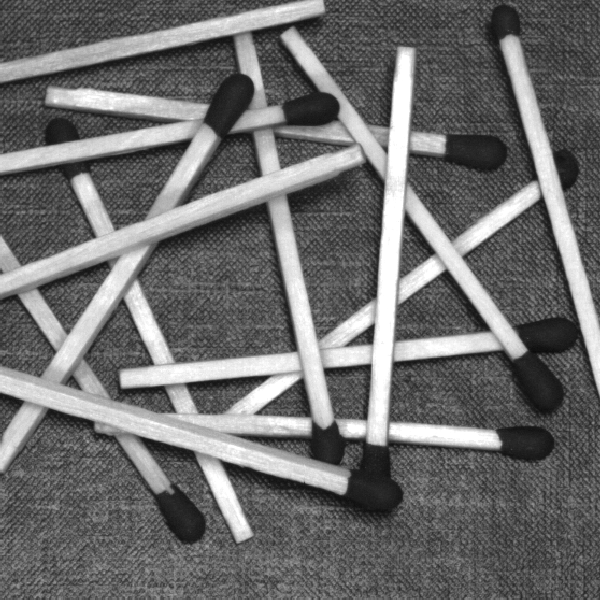
%> input picture Codes for Exercise 8/5.1.tif, 600 x 600 px
$ octave 5.m   (GNU Octave 9; MATLAB toolbox functions it lacks are replaced by stand-ins)
%> lines starting %> are read from the running program, lines starting %| are printed output that depends on the picture
%in barnamei baraye S(r),S(teta) SPECTRAL APPROACH ast,BARAYE
%EJRAYE BARNAME HAME BARNAME RA ENTEKHAB KARDE(Ctrl+A & Ctrl+C)VA DAR Command
%Window MATLAB PASTE KONID.
clc
clear all;
close all;
Img = imread('5.1.tif');
%> Img is the input picture: size 600x600 uint8; min 11, max 255, mean 109.5
%Img = imread('5.2.tif');
figure;
imshow(Img); title('tasvire vorudi');
%tabdil Fourier
Fourier = ifftshift(fft2(Img));
[M, N] = size(Fourier);
%> M = 600; N = 600
[ux, uy] = meshgrid(([1:N]-(fix(N/2)+1))/(N-mod(N,2)),([1:M]-(fix(M/2)+1))/(M-mod(M,2)));

%tabdil be mokhtasate ghotbi
teta = atan2(uy,ux);
radian = sqrt(ux.^2 + uy.^2);
Fourierr = Fourier .* teta;
radiancoords = linspace(0,sqrt(ux(1,1)^2 + uy(1,1)^2),M);
%> radiancoords = 600 values from 0 to 0.707
tetacoords = linspace(0,2*pi,N);
%> tetacoords = 600 values from 0 to 6.28
[radiani,tetai] = meshgrid(radiancoords,tetacoords);
[x,y] = pol2cart(tetai,radiani);
Fourierp = interp2(ux,uy,abs(Fourierr),x,y);
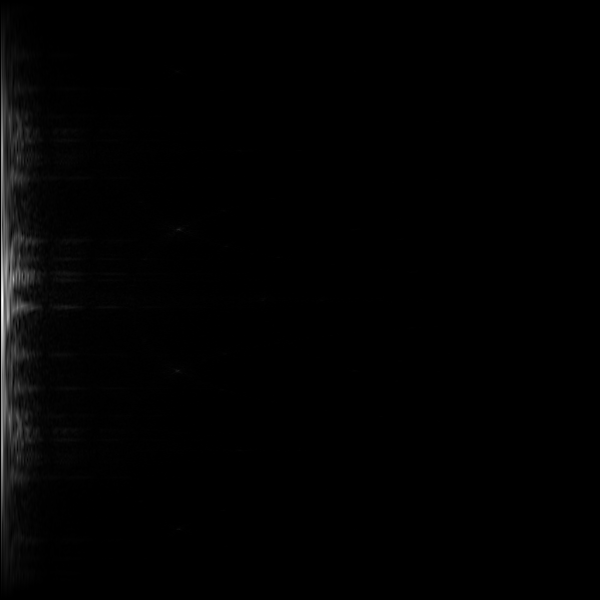
%> Fourierp: size 600x600 double; 20.84% of the values are NaN or infinite; the others: min 0, max 6413387.2, mean 80873.2; drawn with min black, max white, NaN and infinite black
figure;
imagesc(Fourierp); title('fourier ghotbi');
%> after `title('fourier ghotbi')`:
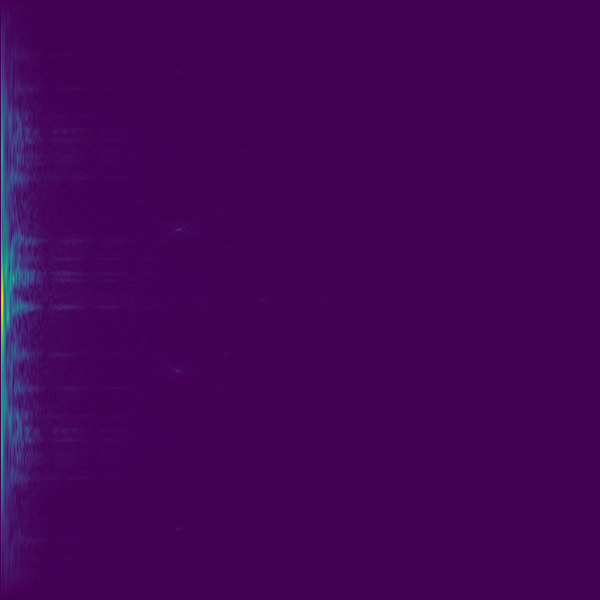
%> displayed picture: size 600x600x3, on the screen's scale of 0 to 255; mean R, G, B 68, 3.9, 86.2
%sigma S(r)
Fourier1D = sum(Fourierp);
figure;
plot(tetacoords,Fourier1D); title('S(r)'); xlim([0 4]);
%> after `xlim([0 4])`:
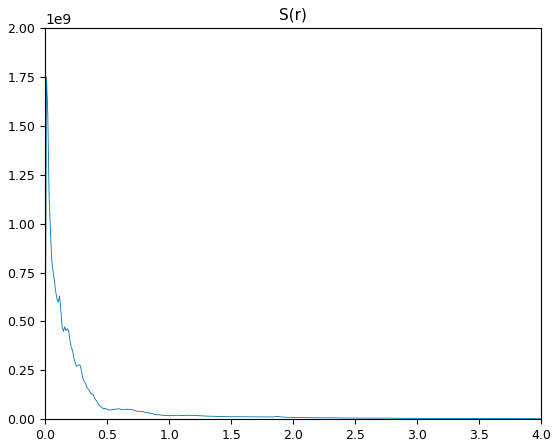
%> figure redrawn from the program's plot data; highest point at x = 0.0105, y = 1.75e+09

%%%%%%%%%%%%%%

%tabdil be mokhtasate ghotbi
Fouriers = Fourier .* radian;
figure;
imagesc(abs(Fouriers)); title('teife ferekansi tasvir');
%> after `title('teife ferekansi tasvir')`:
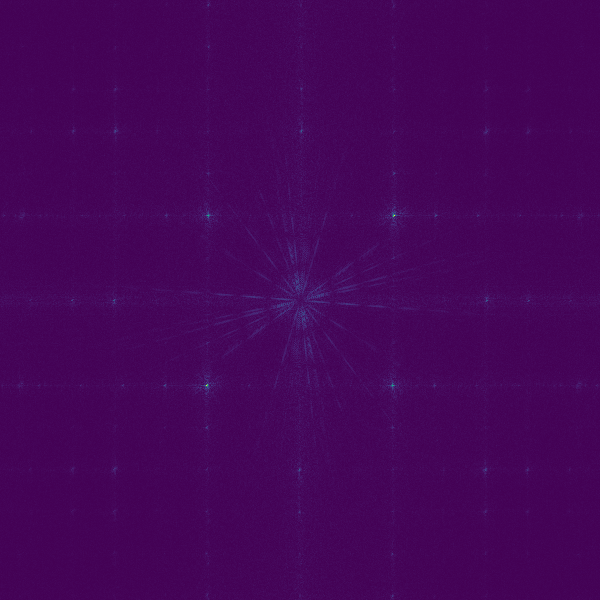
%> displayed picture: size 600x600x3, on the screen's scale of 0 to 255; mean R, G, B 69, 5.2, 88.6
sradiancoords = linspace(0,sqrt(ux(1,1)^2 + uy(1,1)^2),M);
%> sradiancoords = 600 values from 0 to 0.707
stetacoords = linspace(0,2*pi,N);
%> stetacoords = 600 values from 0 to 6.28
[radiani,tetai] = meshgrid(sradiancoords,stetacoords);
[x,y] = pol2cart(tetai,radiani);
Fourierps = interp2(ux,uy,abs(Fouriers),x,y);
%sigma S(teta)
Fourier1Ds = sum(Fourierps);
figure;
plot(sradiancoords,Fourier1Ds); title('S(teta)'); xlim([0 0.1]);
%> after `xlim([0 0.1])`:
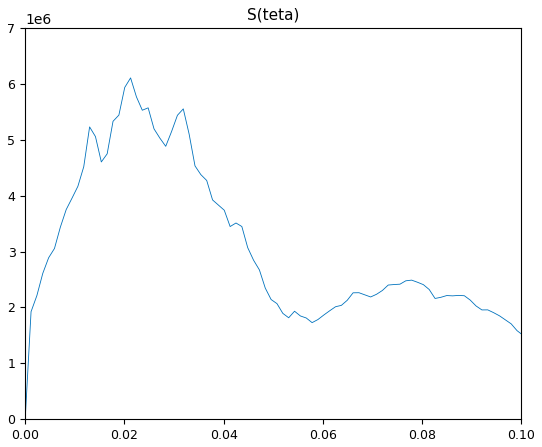
%> figure redrawn from the program's plot data; highest point at x = 0.0212, y = 6107097.9

$ run again, with Codes for Exercise 8/5.2.tif copied over Codes for Exercise 8/5.1.tif
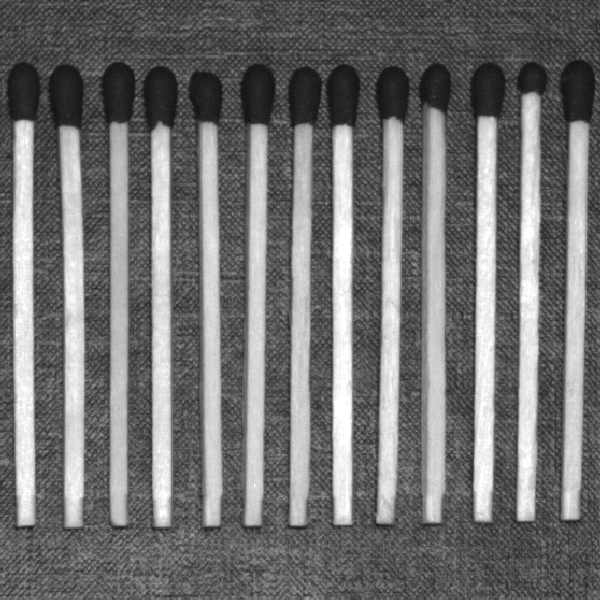
%> input picture Codes for Exercise 8/5.2.tif, 600 x 600 px
%> Img is the input picture: size 600x600 uint8; min 17, max 255, mean 112.8
%> `title('teife ferekansi tasvir')`:
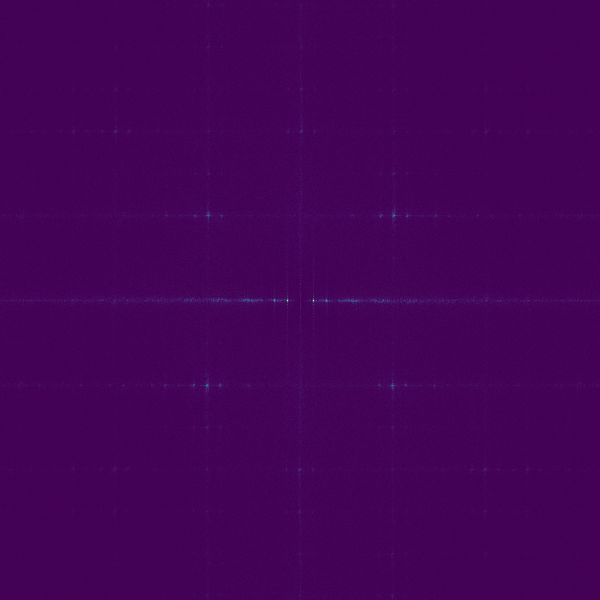
%> displayed picture: size 600x600x3, on the screen's scale of 0 to 255; mean R, G, B 68.3, 2.6, 86.1
%> `xlim([0 0.1])`:
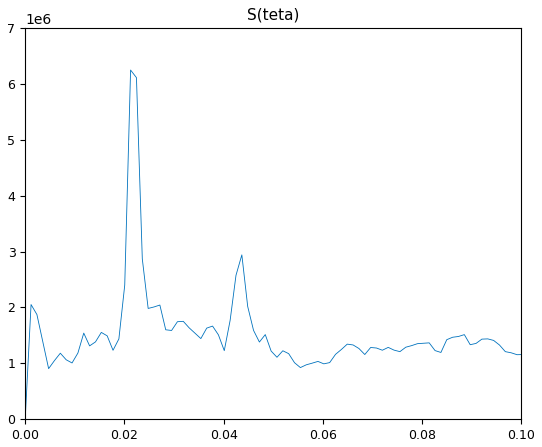
%> figure redrawn from the program's plot data; highest point at x = 0.0212, y = 6247840.5

$ run again, with Codes for Exercise 8/3.1.tif copied over Codes for Exercise 8/5.1.tif
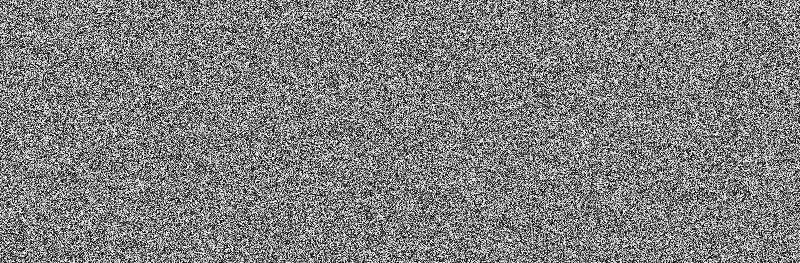
%> input picture Codes for Exercise 8/3.1.tif, 800 x 263 px
%> Img is the input picture: size 263x800 uint8; min 0, max 255, mean 127.5
%> `Fourierps = interp2(ux,uy,abs(Fouriers),x,y);`:
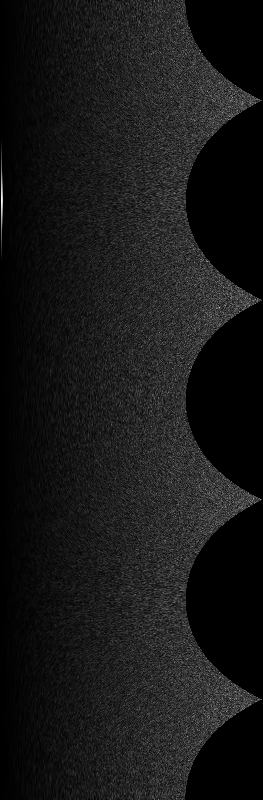
%> Fourierps: size 800x263 double; 20.82% of the values are NaN or infinite; the others: min 0, max 72092.6, mean 8493.7; drawn with min black, max white, NaN and infinite black
%> `xlim([0 0.1])`:
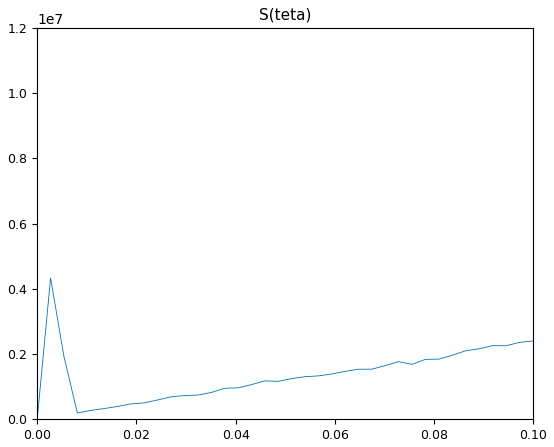
%> figure redrawn from the program's plot data; highest point at x = 0.497, y = 11800196.5
